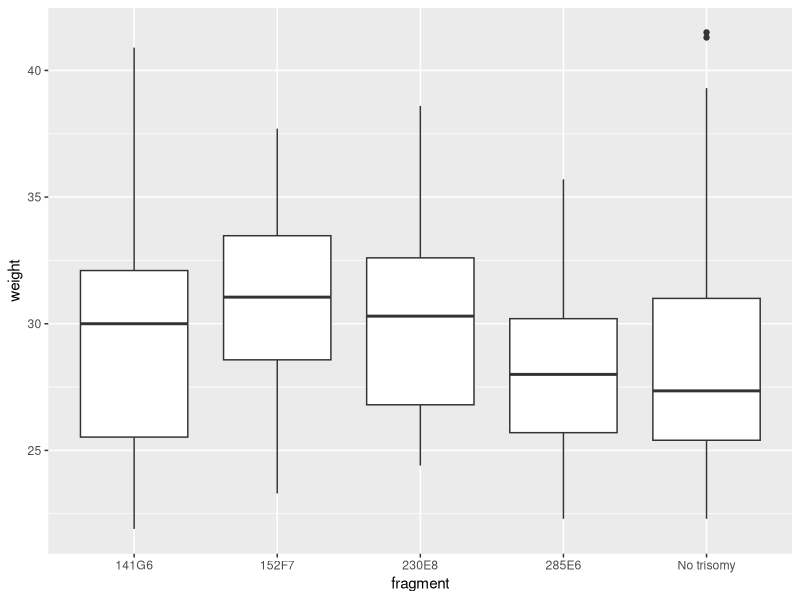
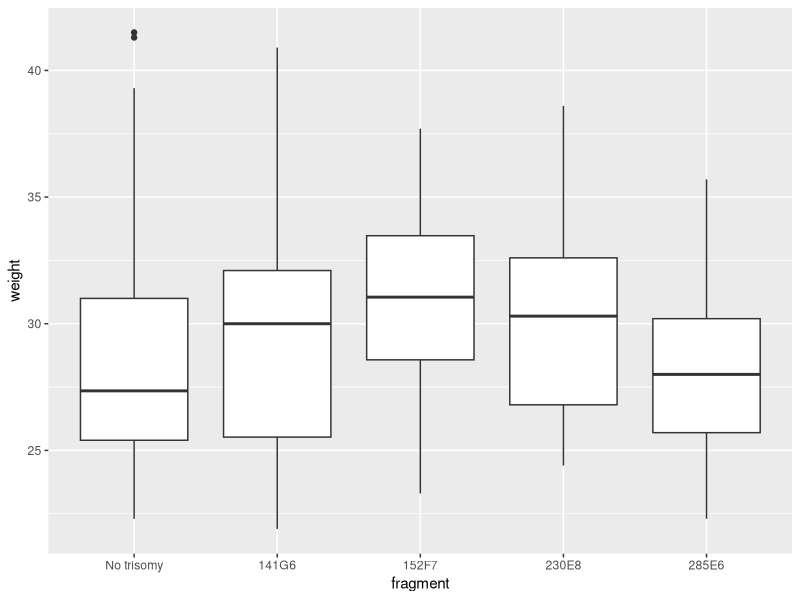
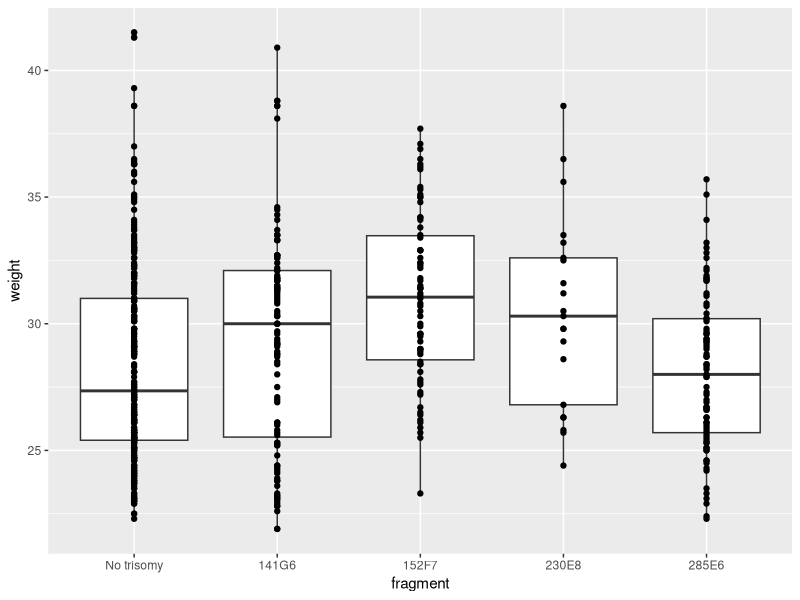
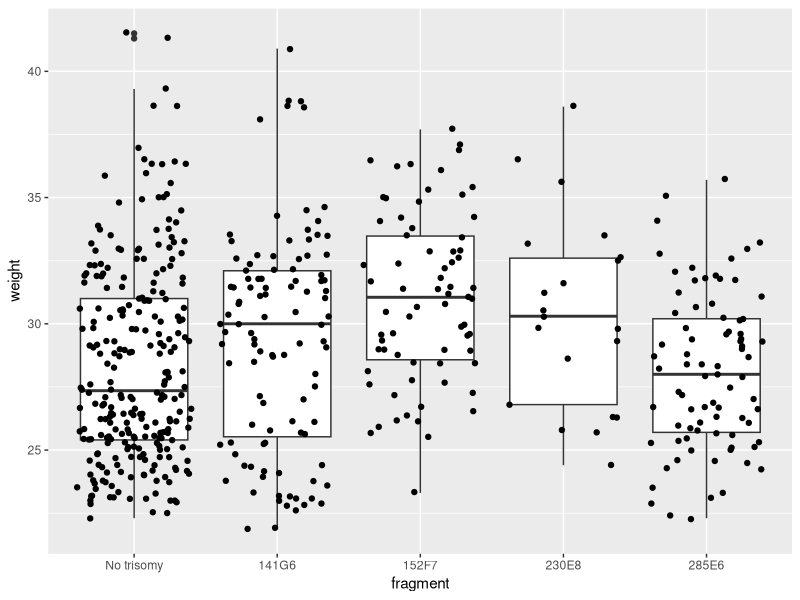
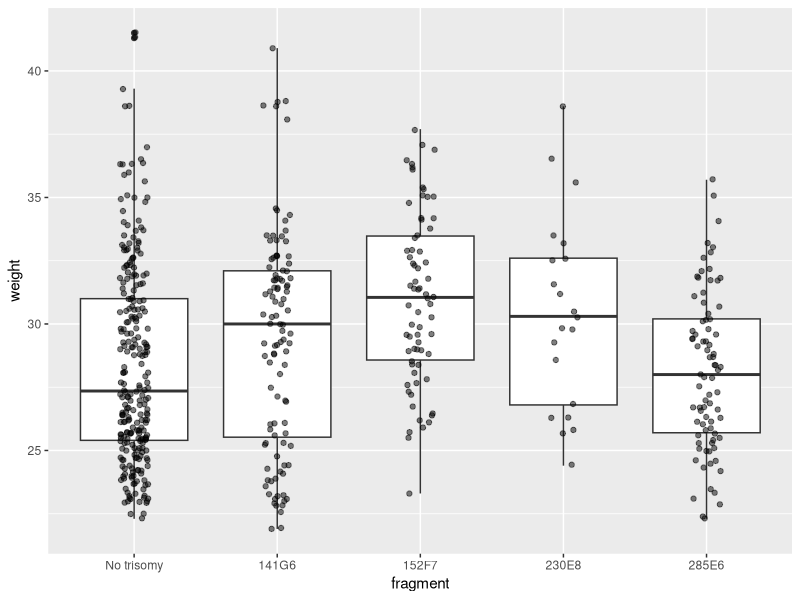
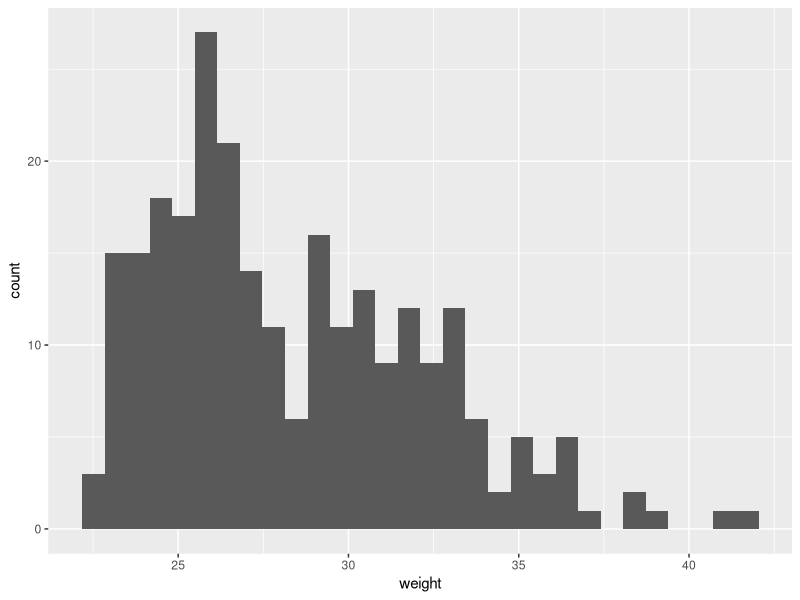
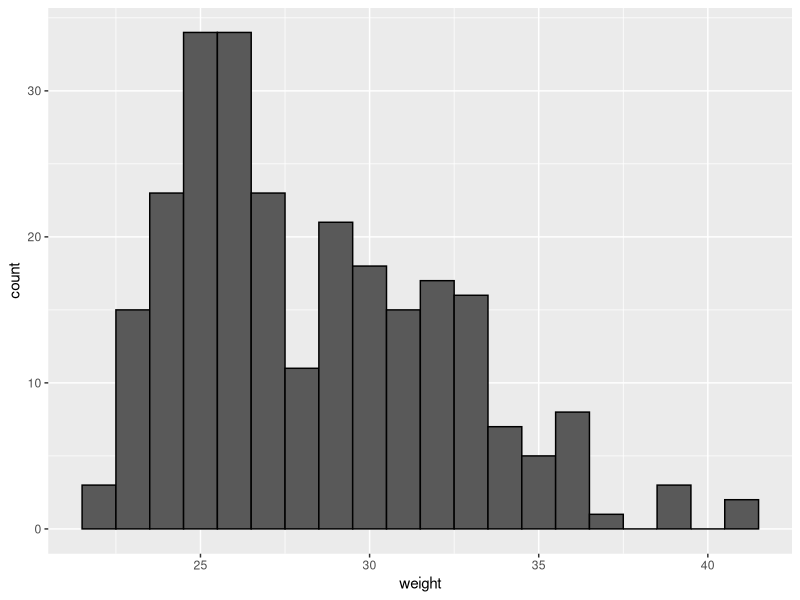
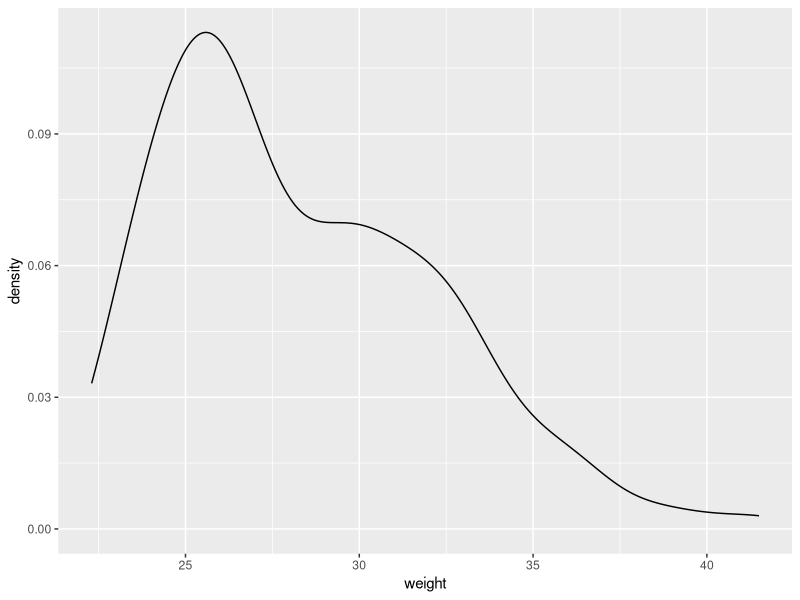

Recreate these plots in R, in order. (Note: this script raises an error after producing the figures.)
## ---- chunk 1
library(tidyverse)
dat <- read_csv("data/mouse.csv")
dat <- mutate(dat, 
              fragment = recode(DNA, "1"="141G6", "2"="152F7", "3"="230E8", "4"="285E6")) %>%
  mutate(fragment = ifelse(tg == 1, fragment, "No trisomy")) 

## ---- chunk 2
dat %>% ggplot(aes(fragment, weight)) + geom_boxplot()
## ---- chunk 3
dat <- mutate(dat, fragment = factor(fragment)) %>% mutate(fragment = relevel(fragment, ref = "No trisomy"))
dat %>% ggplot(aes(fragment, weight)) + geom_boxplot()
## ---- chunk 4
dat %>% ggplot(aes(fragment, weight)) + geom_boxplot() + 
  geom_point()
## ---- chunk 5
dat %>% ggplot(aes(fragment, weight)) + geom_boxplot() + 
  geom_jitter()
## ---- chunk 6
dat %>% ggplot(aes(fragment, weight)) +
  geom_boxplot() + 
  geom_jitter(width = 0.1, alpha = 0.5)
## ---- chunk 7
filter(dat, fragment == "No trisomy") %>%
  ggplot(aes(weight)) +
  geom_histogram()
## ---- chunk 8
filter(dat, fragment == "No trisomy") %>%
  ggplot(aes(weight)) +
  geom_histogram(binwidth = 1, color = "black")
## ---- chunk 9
filter(dat, fragment == "No trisomy") %>%
  ggplot(aes(weight)) +
  geom_density()
## ---- chunk 10
filter(dat, fragment == "No trisomy") %>%
  ggplot(aes(weight)) +
  geom_density(fill = 1, alpha = 0.5) + 
  xlim(c(19,45))
## ---- chunk 11
library(ggridges)
dat %>% 
  ggplot(aes(weight, fragment)) +
  geom_density_ridges() 
## ---- chunk 12
library(ggridges)
dat %>% 
  ggplot(aes(weight, fragment)) +
  geom_density_ridges(scale = 0.9) 
## ---- chunk 13
dat %>% ggplot(aes(fragment, weight, color = sex)) +
  geom_boxplot(width = 0.5, color = "grey") + 
  geom_jitter(width = 0.1, alpha = 0.5)
## ---- chunk 14
dat <- mutate(dat, mutate(sex = ifelse(sex == 1, "Male", "Female"))

)
dat %>% ggplot(aes(fragment, weight, color = sex)) +
  geom_boxplot(width = 0.5, color = "grey") + 
  geom_jitter(width = 0.1, alpha = 0.5)
## ---- chunk 15
dat %>% ggplot(aes(fragment, weight, color = sex)) +
  geom_boxplot(width = 0.5, color = "grey") + 
  geom_jitter(width = 0.1, alpha = 0.5) + 
  facet_grid(.~sex)
## ---- chunk 16
dat %>% ggplot(aes(fragment, weight, color = sex)) +
  geom_boxplot(width = 0.5, color = "grey") + 
  geom_jitter(width = 0.1, alpha = 0.5) + 
  facet_grid(.~sex) + 
  theme_bw()
## ---- chunk 17
with(dat, table(cage, sex))
## ---- chunk 18
dat %>% 
  filter(sex == "Female") %>%
  mutate(cage = factor(cage)) %>%
  ggplot(aes(cage, weight, color = fragment)) +
  geom_boxplot(width = 0.5, color = "grey") + 
  geom_jitter(width = 0.1, alpha = 0.5) + 
  theme_bw()
## ---- chunk 19
dat %>% 
  filter(sex == "Female") %>%
  mutate(cage = factor(cage)) %>%
  mutate(cage = reorder(cage, weight, median)) %>%
  ggplot(aes(cage, weight, color = fragment)) +
  geom_boxplot(width = 0.5, color = "grey") + 
  geom_jitter(width = 0.1, alpha = 0.5) + 
  theme_bw()
## ---- chunk 20
dat %>% 
  filter(sex == "Male") %>%
  mutate(cage = factor(cage)) %>%
  mutate(cage = reorder(cage, weight, median)) %>%
  ggplot(aes(cage, weight, color = fragment)) +
  geom_boxplot(width = 0.5, color = "grey") + 
  geom_jitter(width = 0.1, alpha = 0.5) + 
  theme_bw()
## ---- chunk 21
filter(dat, sex == "Female") %>% 
  lm(weight ~ fragment + factor(cage), data = .) %>% summary()
